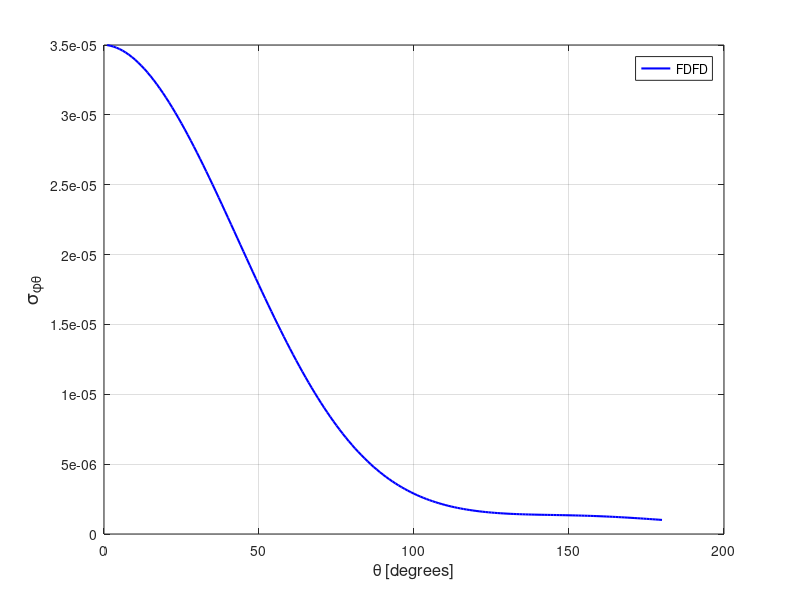

MATLAB code to generate this figure:
spt = [ 
    1  0.34991517E-04
    2  0.34950230E-04
    3  0.34889632E-04
    4  0.34810233E-04
    5  0.34712328E-04
    6  0.34595847E-04
    7  0.34461322E-04
    8  0.34309309E-04
    9  0.34139739E-04
   10  0.33952743E-04
   11  0.33749053E-04
   12  0.33529494E-04
   13  0.33294018E-04
   14  0.33042546E-04
   15  0.32776465E-04
   16  0.32495274E-04
   17  0.32200089E-04
   18  0.31891170E-04
   19  0.31569274E-04
   20  0.31233762E-04
   21  0.30886589E-04
   22  0.30527739E-04
   23  0.30157345E-04
   24  0.29775918E-04
   25  0.29384322E-04
   26  0.28982948E-04
   27  0.28572797E-04
   28  0.28153558E-04
   29  0.27726332E-04
   30  0.27290913E-04
   31  0.26849017E-04
   32  0.26400514E-04
   33  0.25945334E-04
   34  0.25485921E-04
   35  0.25020570E-04
   36  0.24550767E-04
   37  0.24077102E-04
   38  0.23600140E-04
   39  0.23120674E-04
   40  0.22638646E-04
   41  0.22154396E-04
   42  0.21669466E-04
   43  0.21183867E-04
   44  0.20697391E-04
   45  0.20212030E-04
   46  0.19726764E-04
   47  0.19242703E-04
   48  0.18760324E-04
   49  0.18279903E-04
   50  0.17802658E-04
   51  0.17328339E-04
   52  0.16857037E-04
   53  0.16390019E-04
   54  0.15927588E-04
   55  0.15468480E-04
   56  0.15015656E-04
   57  0.14568383E-04
   58  0.14126537E-04
   59  0.13691143E-04
   60  0.13261308E-04
   61  0.12839404E-04
   62  0.12423688E-04
   63  0.12016146E-04
   64  0.11615619E-04
   65  0.11223229E-04
   66  0.10838490E-04
   67  0.10462251E-04
   68  0.10094546E-04
   69  0.97352658E-05
   70  0.93845283E-05
   71  0.90429758E-05
   72  0.87102444E-05
   73  0.83865443E-05
   74  0.80715818E-05
   75  0.77656987E-05
   76  0.74698123E-05
   77  0.71824129E-05
   78  0.69042735E-05
   79  0.66349708E-05
   80  0.63752077E-05
   81  0.61238075E-05
   82  0.58818459E-05
   83  0.56486301E-05
   84  0.54240513E-05
   85  0.52078863E-05
   86  0.50001163E-05
   87  0.48010816E-05
   88  0.46100481E-05
   89  0.44266926E-05
   90  0.42510346E-05
   91  0.40833133E-05
   92  0.39230249E-05
   93  0.37696896E-05
   94  0.36235974E-05
   95  0.34844454E-05
   96  0.33518847E-05
   97  0.32257599E-05
   98  0.31057257E-05
   99  0.29918153E-05
  100  0.28837696E-05
  101  0.27812621E-05
  102  0.26842538E-05
  103  0.25924694E-05
  104  0.25055595E-05
  105  0.24234168E-05
  106  0.23461114E-05
  107  0.22732747E-05
  108  0.22044901E-05
  109  0.21401122E-05
  110  0.20794032E-05
  111  0.20223385E-05
  112  0.19689824E-05
  113  0.19191198E-05
  114  0.18723846E-05
  115  0.18287507E-05
  116  0.17881172E-05
  117  0.17503274E-05
  118  0.17153823E-05
  119  0.16825459E-05
  120  0.16523718E-05
  121  0.16246177E-05
  122  0.15988768E-05
  123  0.15751929E-05
  124  0.15536452E-05
  125  0.15336309E-05
  126  0.15154034E-05
  127  0.14987836E-05
  128  0.14836010E-05
  129  0.14698120E-05
  130  0.14572377E-05
  131  0.14459607E-05
  132  0.14357717E-05
  133  0.14264974E-05
  134  0.14180710E-05
  135  0.14105905E-05
  136  0.14036950E-05
  137  0.13973867E-05
  138  0.13917679E-05
  139  0.13864289E-05
  140  0.13816173E-05
  141  0.13770873E-05
  142  0.13727708E-05
  143  0.13686599E-05
  144  0.13646116E-05
  145  0.13605639E-05
  146  0.13565102E-05
  147  0.13523598E-05
  148  0.13481391E-05
  149  0.13436177E-05
  150  0.13389355E-05
  151  0.13339825E-05
  152  0.13286523E-05
  153  0.13230436E-05
  154  0.13169567E-05
  155  0.13105233E-05
  156  0.13036671E-05
  157  0.12963479E-05
  158  0.12885537E-05
  159  0.12802547E-05
  160  0.12715068E-05
  161  0.12622854E-05
  162  0.12525504E-05
  163  0.12422697E-05
  164  0.12315919E-05
  165  0.12204629E-05
  166  0.12087339E-05
  167  0.11966350E-05
  168  0.11841501E-05
  169  0.11711358E-05
  170  0.11577428E-05
  171  0.11440113E-05
  172  0.11298764E-05
  173  0.11155373E-05
  174  0.11007659E-05
  175  0.10858050E-05
  176  0.10705012E-05
  177  0.10550286E-05
  178  0.10393924E-05
  179  0.10235809E-05
  180  0.10076051E-05
  181  0.99156239E-06
  182  0.97544216E-06
  183  0.95928556E-06
  184  0.94312179E-06
  185  0.92697945E-06
  186  0.91086588E-06
  187  0.89483655E-06
  188  0.87890265E-06
  189  0.86310814E-06
  190  0.84742794E-06
  191  0.83196045E-06
  192  0.81668924E-06
  193  0.80163881E-06
  194  0.78684099E-06
  195  0.77232346E-06
  196  0.75806025E-06
  197  0.74409246E-06
  198  0.73048085E-06
  199  0.71724367E-06
  200  0.70429462E-06
  201  0.69169971E-06
  202  0.67954335E-06
  203  0.66780871E-06
  204  0.65641865E-06
  205  0.64550073E-06
  206  0.63501687E-06
  207  0.62493888E-06
  208  0.61532808E-06
  209  0.60621636E-06
  210  0.59759594E-06
  211  0.58934899E-06
  212  0.58172196E-06
  213  0.57455014E-06
  214  0.56787445E-06
  215  0.56175787E-06
  216  0.55616130E-06
  217  0.55104886E-06
  218  0.54652344E-06
  219  0.54258732E-06
  220  0.53912981E-06
  221  0.53625189E-06
  222  0.53399111E-06
  223  0.53225807E-06
  224  0.53114678E-06
  225  0.53069721E-06
  226  0.53087308E-06
  227  0.53168441E-06
  228  0.53306172E-06
  229  0.53517454E-06
  230  0.53801074E-06
  231  0.54155976E-06
  232  0.54595210E-06
  233  0.55094068E-06
  234  0.55674997E-06
  235  0.56345459E-06
  236  0.57107650E-06
  237  0.57948625E-06
  238  0.58894898E-06
  239  0.59946649E-06
  240  0.61101451E-06
  241  0.62365638E-06
  242  0.63760700E-06
  243  0.65272388E-06
  244  0.66945603E-06
  245  0.68750069E-06
  246  0.70706579E-06
  247  0.72839214E-06
  248  0.75155873E-06
  249  0.77666550E-06
  250  0.80374821E-06
  251  0.83318514E-06
  252  0.86496999E-06
  253  0.89921588E-06
  254  0.93639460E-06
  255  0.97629334E-06
  256  0.10195998E-05
  257  0.10661386E-05
  258  0.11164205E-05
  259  0.11706724E-05
  260  0.12288484E-05
  261  0.12914562E-05
  262  0.13588400E-05
  263  0.14310691E-05
  264  0.15087754E-05
  265  0.15918856E-05
  266  0.16813126E-05
  267  0.17765509E-05
  268  0.18785743E-05
  269  0.19877027E-05
  270  0.21042854E-05
  271  0.22280849E-05
  272  0.23601460E-05
  273  0.25006423E-05
  274  0.26500061E-05
  275  0.28085888E-05
  276  0.29762587E-05
  277  0.31540903E-05
  278  0.33416886E-05
  279  0.35404782E-05
  280  0.37496577E-05
  281  0.39699180E-05
  282  0.42022752E-05
  283  0.44454960E-05
  284  0.47011986E-05
  285  0.49687565E-05
  286  0.52492801E-05
  287  0.55416199E-05
  288  0.58471132E-05
  289  0.61654546E-05
  290  0.64967107E-05
  291  0.68407567E-05
  292  0.71982504E-05
  293  0.75685061E-05
  294  0.79520241E-05
  295  0.83478826E-05
  296  0.87567869E-05
  297  0.91782777E-05
  298  0.96119238E-05
  299  0.10057875E-04
  300  0.10515405E-04
  301  0.10985146E-04
  302  0.11464777E-04
  303  0.11955966E-04
  304  0.12457122E-04
  305  0.12967864E-04
  306  0.13488279E-04
  307  0.14017228E-04
  308  0.14553679E-04
  309  0.15097845E-04
  310  0.15648668E-04
  311  0.16205087E-04
  312  0.16767430E-04
  313  0.17334291E-04
  314  0.17904749E-04
  315  0.18477853E-04
  316  0.19053497E-04
  317  0.19630654E-04
  318  0.20207986E-04
  319  0.20784197E-04
  320  0.21360553E-04
  321  0.21933884E-04
  322  0.22504362E-04
  323  0.23071487E-04
  324  0.23632627E-04
  325  0.24189587E-04
  326  0.24739787E-04
  327  0.25282132E-04
  328  0.25816487E-04
  329  0.26342450E-04
  330  0.26858346E-04
  331  0.27363774E-04
  332  0.27858445E-04
  333  0.28340704E-04
  334  0.28809889E-04
  335  0.29266526E-04
  336  0.29708630E-04
  337  0.30136924E-04
  338  0.30548817E-04
  339  0.30945575E-04
  340  0.31326137E-04
  341  0.31690026E-04
  342  0.32036052E-04
  343  0.32365428E-04
  344  0.32675875E-04
  345  0.32968426E-04
  346  0.33242104E-04
  347  0.33496926E-04
  348  0.33732245E-04
  349  0.33948432E-04
  350  0.34144803E-04
  351  0.34321463E-04
  352  0.34478162E-04
  353  0.34615030E-04
  354  0.34731744E-04
  355  0.34828528E-04
  356  0.34905410E-04
  357  0.34962322E-04
  358  0.34999157E-04
  359  0.35016226E-04
  360  0.35013618E-04
 ]; 
plot(spt(1:180,1),spt(1:180,2),'b-','linewidth',1.5 ); 
grid on 
legend('FDFD');
xlabel('\theta [degrees]','FontSize',12);
ylabel('\sigma_{\phi\theta}','FontSize',14);
